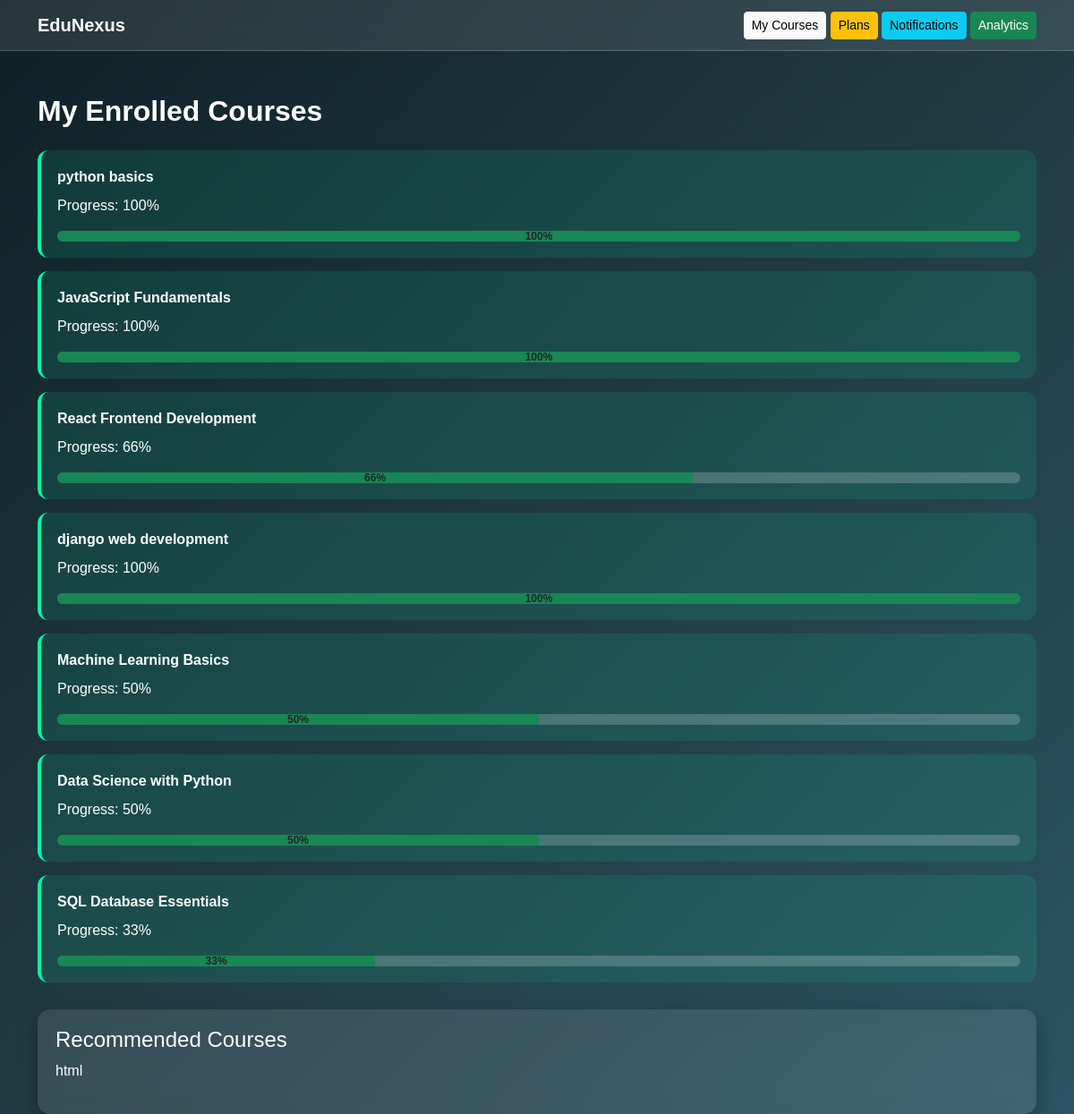
The page /my-courses/ (signed in) on the database its author committed.
### knowledgehub/models.py (models this page shows, shortened)
class Course(models.Model):
    title = models.CharField(max_length=200)
    description = models.TextField()
    created_at = models.DateTimeField(auto_now_add=True)
    image = models.ImageField(upload_to="course_images/", null=True, blank=True)
    is_premium = models.BooleanField(default=False)

### knowledgehub/views.py (the view)
# urls.py: path("my-courses/", my_courses),
@login_required
def my_courses(request):
    enrollments = Enrollment.objects.filter(user=request.user).select_related("course").distinct()
    courses = [en.course for en in enrollments]
    course_data = []
    for en in enrollments:
        course = en.course
        total_lessons = Lesson.objects.filter(course=course).count()
        completed = LessonProgress.objects.filter(
            user=request.user,
            lesson__course=course,
            completed=True
        ).count()
        progress = 0
        if total_lessons > 0:
            progress = int((completed / total_lessons) * 100)
        course_data.append({
            "course": course,
            "progress": progress
        })
    recommended_courses = Course.objects.exclude(
        id__in=[en.course.id for en in enrollments]
    )[:3]
    return render(request, "my_courses.html", {
        "courses": courses,
        "course_data": course_data,
        "recommended_courses": recommended_courses
    })

### knowledgehub/views.py (called while the page is built)
def notification_count(request):
    if request.user.is_authenticated:
        unread = Notification.objects.filter(
            user=request.user,
            is_read=False
        ).count()
    else:
        unread = 0
    return {"unread_count": unread}

### templates/my_courses.html (shortened to what this page needs)
<!DOCTYPE html>
<html lang="en">
<head>
<link href="https://cdn.jsdelivr.net/npm/bootstrap@5.3.2/dist/css/bootstrap.min.css" rel="stylesheet">
</head>
<body>
<nav class="navbar navbar-expand-lg navbar-glass">
<div class="container">
<a class="navbar-brand text-white fw-bold" href="/">EduNexus</a>
<div>
<a class="btn btn-light btn-sm" href="/my-courses/">My Courses</a>
<a class="btn btn-warning btn-sm" href="/plans/">Plans</a>
<a class="btn btn-info btn-sm" href="/notifications/">Notifications</a>
<a class="btn btn-success btn-sm" href="/dashboard/">Analytics</a>
</div>
</div>
</nav>
<div class="container mt-5">
<h2 class="page-title">My Enrolled Courses</h2>
{% for item in course_data %}
<div class="course-item">
<a href="/course/{{ item.course.id }}/">
<b>{{ item.course.title }}</b>
</a>
<p class="mt-2">Progress: {{ item.progress }}%</p>
<div class="progress">
<div class="progress-bar bg-success text-dark fw-bold"
role="progressbar"
data-progress="{{ item.progress }}">
{{ item.progress }}%
</div>
</div>
</div>
{% empty %}
<p>No courses enrolled yet.</p>
{% endfor %}
<div class="recommend-box">
<h4>Recommended Courses</h4>
{% for c in recommended_courses %}
<p>
<a href="/course/{{ c.id }}/">
{{ c.title }}
</a>
</p>
{% empty %}
<p>No recommendations available</p>
{% endfor %}
</div>
</div>
</body>
</html>

### templates/my_courses.html (style rules this page uses)
body { font-family:Arial, Helvetica, sans-serif; background:linear-gradient(135deg,#0f2027,#203a43,#2c5364); color:white; min-height:100vh; }
.navbar-glass { background:rgba(255,255,255,0.1); backdrop-filter:blur(12px); border-bottom:1px solid rgba(255,255,255,0.2); }
.course-item { background:rgba(0,255,180,0.1); border-left:4px solid #00ffa6; padding:18px; border-radius:12px; margin-bottom:15px; transition:0.3s; }
.course-item a { text-decoration:none; color:white; }
.progress { height:12px; background:rgba(255,255,255,0.2); border-radius:10px; }
.recommend-box { background:rgba(255,255,255,0.1); backdrop-filter:blur(10px); padding:20px; border-radius:14px; margin-top:30px; box-shadow:0 8px 20px rgba(0,0,0,0.3); }
.recommend-box a { text-decoration:none; color:white; }
.page-title { font-weight:600; margin-bottom:25px; }

### rows shown on the page
Course: course "python basics", progress "100"
Course: course "JavaScript Fundamentals", progress "100"
Course: course "React Frontend Development", progress "66"
Course: course "django web development", progress "100"
Course: course "Machine Learning Basics", progress "50"
Course: course "Data Science with Python", progress "50"
Course: course "SQL Database Essentials", progress "33"
Course: title "html"
